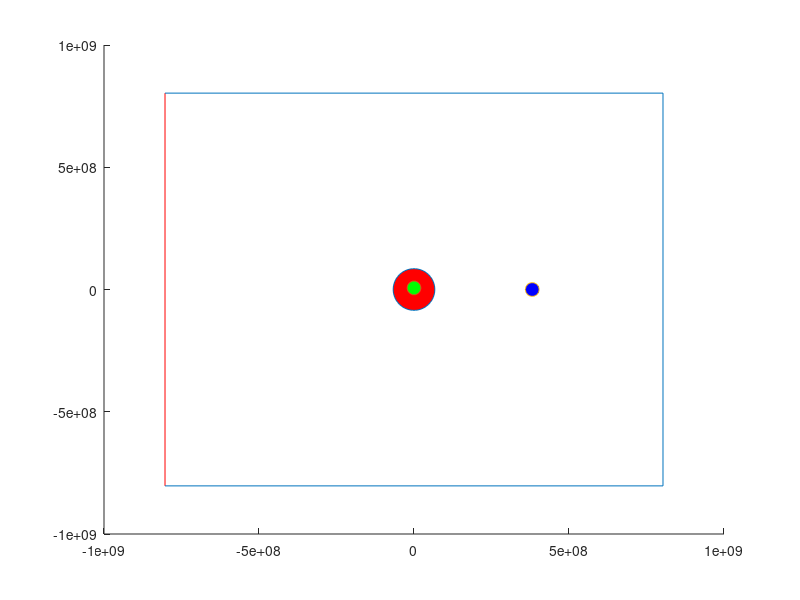

Recreate this plot in MATLAB.
%rocket2
%what rocket2 does

%this rocket will go out of the earths atmosphere

%use newtons law of gravity
%  https://en.wikipedia.org/wiki/Gravitational_constant


%TODO design tests
%TODO tests for gravitational model test each planet, satellite in turn
%TODO test each planet around sun
%TODO test satellite around each planet set initiallisation case to enable
%this

%TODO improved control structure

%TODO functions to be added
%gravaccel, components of the acceleration due to gravity and call these from playrocket2themoon
%dist, distance between two objects e.g. earth-moon, moon-rocket etc...

%TODO Adapt code so that moon moves under gravity using gravaccel
%TODO store system state in a structure
%TODO store constants in a structure
%



clear all %here because variables not initilised correctly :-( :-(  merde!!!

G=6.67e-11; %gravitational constants SI units
re=6.3781e6; %radius of the earth metres
me=5.97237e24; %earth mass kg
mm=7.342e22; %moonmas kg
dem=381.5e6; %dist moon-earth metres
xm=381.5e6; %xpos moon
ym=0; %ypos moon
thetam=0;
dthetam=2*pi/(27*24*3600); %angular velocity of the moon
mr=1000; %not used ?????

%%%%%%%%%%%%%%%%%%%%%%%%%%%%%%%%%%%%%%%%%%%%%%%%%%%%%%%
%inputs
%%%%%%%%%%%%%%%%%%%%%%%%%%%%%%%%%%%%%%%%%%%%%%%%%%%%%%%
nsteps=400000;
dt=1; %time step
%launch angle
theta=0;
% box=20000000;
box=800e6; %include moon
 %theta is in degrees here

%initial speed
u=9000; %metres per second
g=9.81; %acceleration due to gravity

xe=0;
ye=0;

y=re+50000;
x=0;

%convert theta to radians
theta=theta*2*pi/360;

vx=u*cos(theta);
vy=u*sin(theta);


figure;
hold on;
re=re/2; %modification for moon model

hax1=line([-re-box -re-box], [re+box -re-box]);
hax2=line([re+box -re-box], [re+box +re+box]);
hax3=line([re+box re+box], [-re-box +re+box]);
hax4=line([-re-box re+box], [-re-box -re-box]);

  set( hax1 , 'Color' ,'red' );
plot( 0 , 0 ,'o','MarkerFaceColor','r','MarkerSize',30);
hold on;
h=plot( x , y ,'o','MarkerFaceColor','g','MarkerSize',10);
hold on;
hm=plot( xm , ym ,'o','MarkerFaceColor','b','MarkerSize',10);
hold on;


%output



pause;
